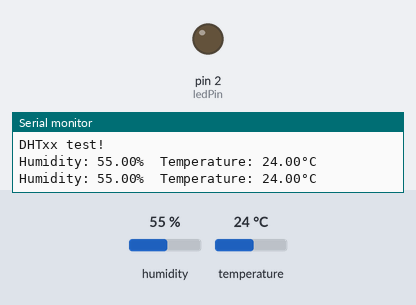
The sketch below on a simulated Arduino Uno, built with avr-gcc and run on an emulated ATmega328P. Shown: output pins drawn as LEDs (lit = HIGH), the last lines printed to the serial monitor. Inputs (shaded band) come from the test bench; at power-on: temperature 24 °C, humidity 55 %.

Above: at 4.8 s.
4.9 s: temperature set to 27 °C
7.9 s: temperature set to 30 °C
At 8.4 s:
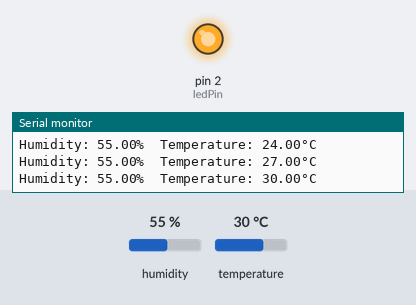
10.9 s: temperature set to 12 °C
At 13.3 s:
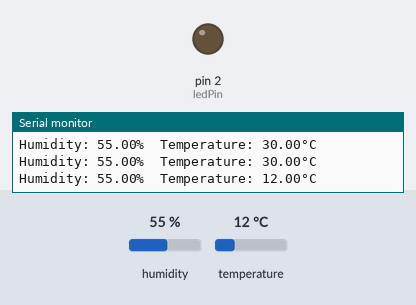
13.9 s: temperature set to 33 °C
At 14.5 s:
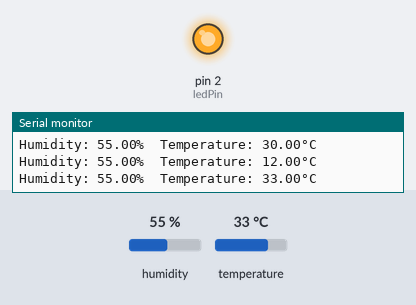
Timing chart, 0 to 16.9 s (numbered marks = the images above; inputs shaded):
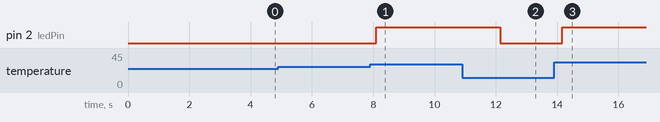

The sketch:

temp_sensor.ino
```cpp
#include "DHT.h"
#define DHTPIN 4
#define DHTTYPE DHT11
const int ledPin = 2;

DHT dht(DHTPIN, DHTTYPE);

void setup() {
  Serial.begin(9600);
  Serial.println(F("DHTxx test!"));
  pinMode(ledPin, OUTPUT);
  dht.begin();

}

void loop() {
  delay(2000);

  // Reading temperature or humidity takes about 250 milliseconds!
  // Sensor readings may also be up to 2 seconds 'old' (its a very slow sensor)
  float h = dht.readHumidity();
  // Read temperature as Celsius (the default)
  float t = dht.readTemperature();

  if (isnan(h) || isnan(t)) {
    Serial.println(F("Failed to read from DHT sensor!"));
    return;
  }
  if(t>28){
    digitalWrite(ledPin, HIGH);
  }else{
    digitalWrite(ledPin, LOW);
  }
  Serial.print(F("Humidity: "));
  Serial.print(h);
  Serial.print(F("%  Temperature: "));
  Serial.print(t);
  Serial.print(F("°C "));
  Serial.println();

}
```

Measured:
- the behaviour switches between 28 and 29 °C on temperature (found by bisection; images 0 and 1)
- after the input at 7.9 s, pin 2 (ledPin): LOW → HIGH after 0.20 s
- after the input at 10.9 s, pin 2 (ledPin): HIGH → LOW after 1.2 s
- after the input at 13.9 s, pin 2 (ledPin): LOW → HIGH after 0.27 s
